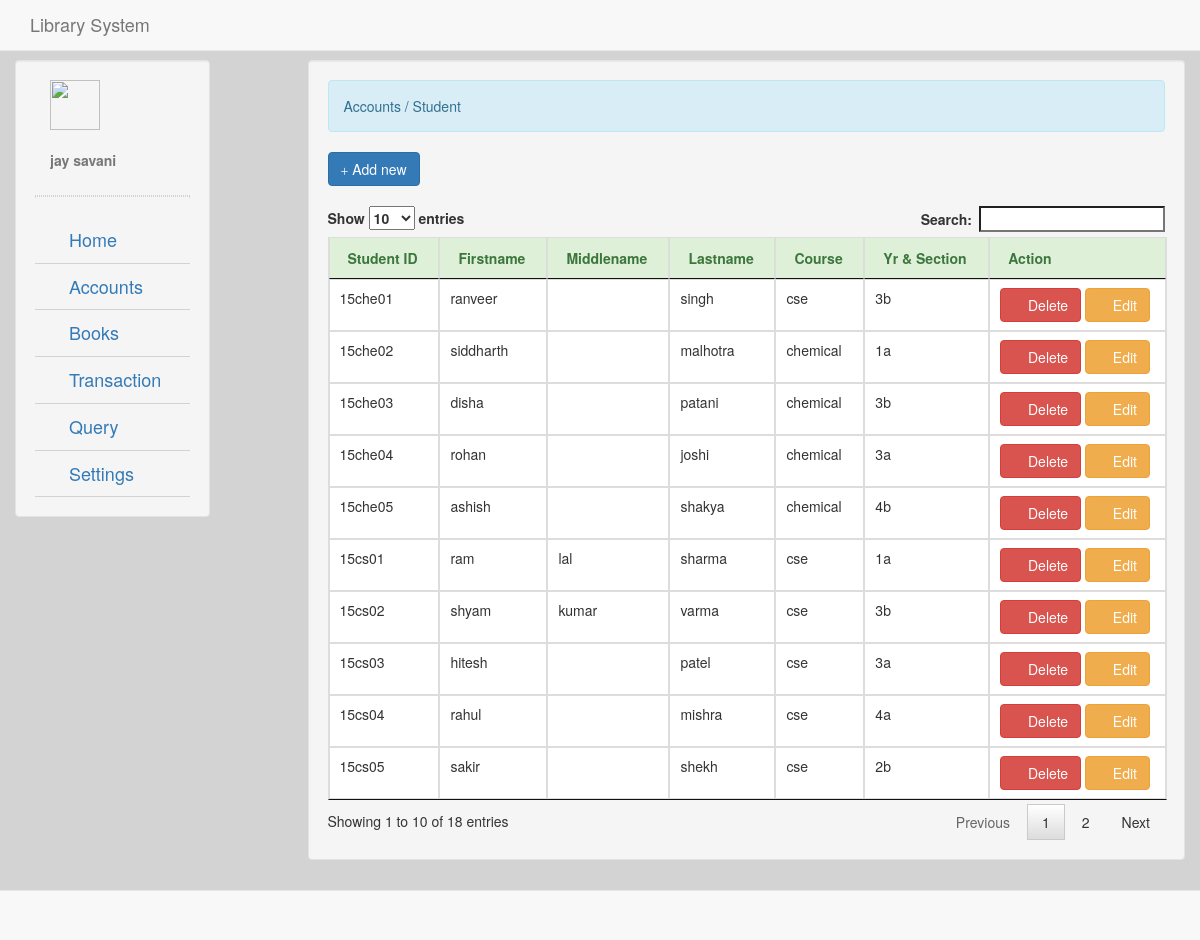
The page /student.php (signed in) on the database its author committed.
### tables this page shows
CREATE TABLE `student` (
  `student_id` int(11) NOT NULL,
  `student_no` varchar(20) NOT NULL,
  `firstname` varchar(50) NOT NULL,
  `middlename` varchar(50) NOT NULL,
  `lastname` varchar(50) NOT NULL,
  `course` varchar(50) NOT NULL,
  `section` varchar(50) NOT NULL
);

### account.php (called while the page is built)
<?php
	require_once 'connect.php';
	$qadmin = $conn->query("SELECT * FROM `admin` WHERE `admin_id` = '$_SESSION[admin_id]'") or die(mysqli_error());
	$fadmin = $qadmin->fetch_array();
	$name = $fadmin['firstname']." ".$fadmin['lastname'];

### student.php (the view, shortened to what this page needs)
<!DOCTYPE html>
<?php
	require_once 'valid.php';
?>
<html lang = "eng">
	<head>
		<link rel = "stylesheet" type = "text/css" href = "css/bootstrap.css" />
		<link rel = "stylesheet" type = "text/css" href = "css/jquery.dataTables.css" />
	</head>
	<body style = "background-color:#d3d3d3;">
		<nav class = "navbar navbar-default navbar-fixed-top">
			<div class = "container-fluid">
				<div class = "navbar-header">
					<h4 class = "navbar-text navbar-right">Library System</h4>
				</div>
			</div>
		</nav>
		<div class = "container-fluid">
			<div class = "col-lg-2 well" style = "margin-top:60px;">
				<div class = "container-fluid" style = "word-wrap:break-word;">
					<img src = "images/user.png" width = "50px" height = "50px"/>
					<br />
					<br />
					<label class = "text-muted"><?php require'account.php'; echo $name;?></label>
				</div>
				<hr style = "border:1px dotted #d3d3d3;"/>
				<ul id = "menu" class = "nav menu">
					<li><a style = "font-size:18px; border-bottom:1px solid #d3d3d3;" href = "home.php"><i class = "glyphicon glyphicon-home"></i> Home</a></li>
					<li><a style = "font-size:18px; border-bottom:1px solid #d3d3d3;" href = ""><i class = "glyphicon glyphicon-tasks"></i> Accounts</a>
					</li>
					<li><a style = "font-size:18px; border-bottom:1px solid #d3d3d3;" href = "book.php"><i class = "glyphicon glyphicon-book"></i> Books</a></li>
					<li><a style = "font-size:18px; border-bottom:1px solid #d3d3d3;" href = ""><i class = "glyphicon glyphicon-th"></i> Transaction</a>
					</li>
					<li><a style = "font-size:18px; border-bottom:1px solid #d3d3d3;" href = "querylist.php"><i class = "glyphicon glyphicon-tasks"></i> Query </a></li>
					<li><a  style = "font-size:18px; border-bottom:1px solid #d3d3d3;" href = ""><i class = "glyphicon glyphicon-cog"></i> Settings</a>
					</li>
				</ul>
			</div>
			<div class = "col-lg-9 well" style = "margin-top:60px;">
				<div class = "alert alert-info">Accounts / Student</div>
					<button id = "add_student" type = "button" class = "btn btn-primary"><span class = "glyphicon glyphicon-plus"></span> Add new</button>
					<br />
					<br />
					<div id = "student_table">
						<table id = "table" class = "table table-bordered">
							<thead class = "alert-success">
								<tr>
									<th>Student ID</th>
									<th>Firstname</th>
									<th>Middlename</th>
									<th>Lastname</th>
									<th>Course</th>
									<th>Yr & Section</th>
									<th>Action</th>
								</tr>
							</thead>
							<tbody>
								<?php
									$qstudent = $conn->query("SELECT * FROM `student`") or die(mysqli_error());
									while($fstudent = $qstudent->fetch_array()){
								?>
								<tr>
									<td><?php echo $fstudent['student_no']?></td>
									<td><?php echo $fstudent['firstname']?></td>
									<td><?php echo $fstudent['middlename']?></td>
									<td><?php echo $fstudent['lastname']?></td>
									<td><?php echo $fstudent['course']?></td>
									<td><?php echo $fstudent['section']?></td>
									<td><a  value = "<?php echo $fstudent['student_no']?>" class = "btn btn-danger delstudent_id"><span class = "glyphicon glyphicon-remove"></span> Delete</a> <a class = "btn btn-warning estudent_id" value = "<?php echo $fstudent['student_no']?>"><span class = "glyphicon glyphicon-edit"></span> Edit</a></td>
								</tr>
								<?php
									}
								?>
							</tbody>
						</table>
					</div>
			</div>
		</div>
		<br />
		<br />
		<br />
		<nav class = "navbar navbar-default navbar-fixed-bottom">
		</nav>
	</body>
</html>

### rows shown on the page
student: student_no "15cs01", firstname "ram", middlename "lal", lastname "sharma", course "cse", section "1a"
student: student_no "15cs02", firstname "shyam", middlename "kumar", lastname "varma", course "cse", section "3b"
student: student_no "15cs04", firstname "rahul", lastname "mishra", course "cse", section "4a"
student: student_no "15cs05", firstname "sakir", lastname "shekh", course "cse", section "2b"
student: student_no "15che02", firstname "siddharth", lastname "malhotra", course "chemical", section "1a"
student: student_no "15che01", firstname "ranveer", lastname "singh", course "cse", section "3b"
student: student_no "15che03", firstname "disha", lastname "patani", course "chemical", section "3b"
student: student_no "15che04", firstname "rohan", lastname "joshi", course "chemical", section "3a"
student: student_no "15che05", firstname "ashish", lastname "shakya", course "chemical", section "4b"
student: student_no "15cs03", firstname "hitesh", lastname "patel", course "cse", section "3a"

### other values the page prints
$name "jay savani"
